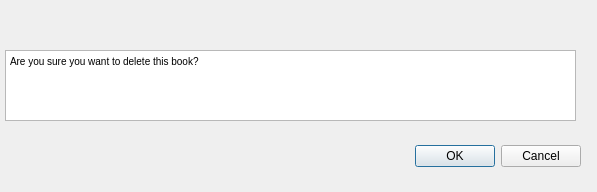
<?xml version="1.0" encoding="UTF-8"?>
<ui version="4.0">
 <class>DeleteDialog</class>
 <widget class="QDialog" name="DeleteDialog">
  <property name="geometry">
   <rect>
    <x>0</x>
    <y>0</y>
    <width>597</width>
    <height>192</height>
   </rect>
  </property>
  <property name="windowTitle">
   <string>Dialog</string>
  </property>
  <widget class="QDialogButtonBox" name="buttonBox">
   <property name="geometry">
    <rect>
     <x>240</x>
     <y>140</y>
     <width>341</width>
     <height>32</height>
    </rect>
   </property>
   <property name="orientation">
    <enum>Qt::Horizontal</enum>
   </property>
   <property name="standardButtons">
    <set>QDialogButtonBox::Cancel|QDialogButtonBox::Ok</set>
   </property>
  </widget>
  <widget class="QTextBrowser" name="textBrowser">
   <property name="geometry">
    <rect>
     <x>5</x>
     <y>50</y>
     <width>571</width>
     <height>71</height>
    </rect>
   </property>
   <property name="html">
    <string>&lt;!DOCTYPE HTML PUBLIC &quot;-//W3C//DTD HTML 4.0//EN&quot; &quot;http://www.w3.org/TR/REC-html40/strict.dtd&quot;&gt;
&lt;html&gt;&lt;head&gt;&lt;meta name=&quot;qrichtext&quot; content=&quot;1&quot; /&gt;&lt;style type=&quot;text/css&quot;&gt;
p, li { white-space: pre-wrap; }
&lt;/style&gt;&lt;/head&gt;&lt;body style=&quot; font-family:'MS Shell Dlg 2'; font-size:7.8pt; font-weight:400; font-style:normal;&quot;&gt;
&lt;p style=&quot; margin-top:0px; margin-bottom:0px; margin-left:0px; margin-right:0px; -qt-block-indent:0; text-indent:0px;&quot;&gt;Are you sure you want to delete this book?&lt;/p&gt;&lt;/body&gt;&lt;/html&gt;</string>
   </property>
  </widget>
 </widget>
 <resources/>
 <connections>
  <connection>
   <sender>buttonBox</sender>
   <signal>accepted()</signal>
   <receiver>DeleteDialog</receiver>
   <slot>accept()</slot>
   <hints>
    <hint type="sourcelabel">
     <x>248</x>
     <y>254</y>
    </hint>
    <hint type="destinationlabel">
     <x>157</x>
     <y>274</y>
    </hint>
   </hints>
  </connection>
  <connection>
   <sender>buttonBox</sender>
   <signal>rejected()</signal>
   <receiver>DeleteDialog</receiver>
   <slot>reject()</slot>
   <hints>
    <hint type="sourcelabel">
     <x>316</x>
     <y>260</y>
    </hint>
    <hint type="destinationlabel">
     <x>286</x>
     <y>274</y>
    </hint>
   </hints>
  </connection>
 </connections>
</ui>
